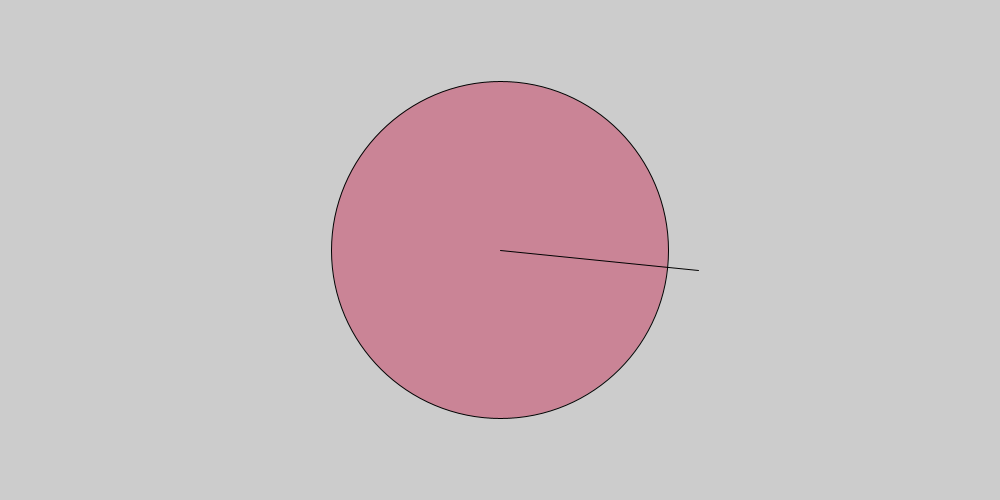
Frame 1 (no input)
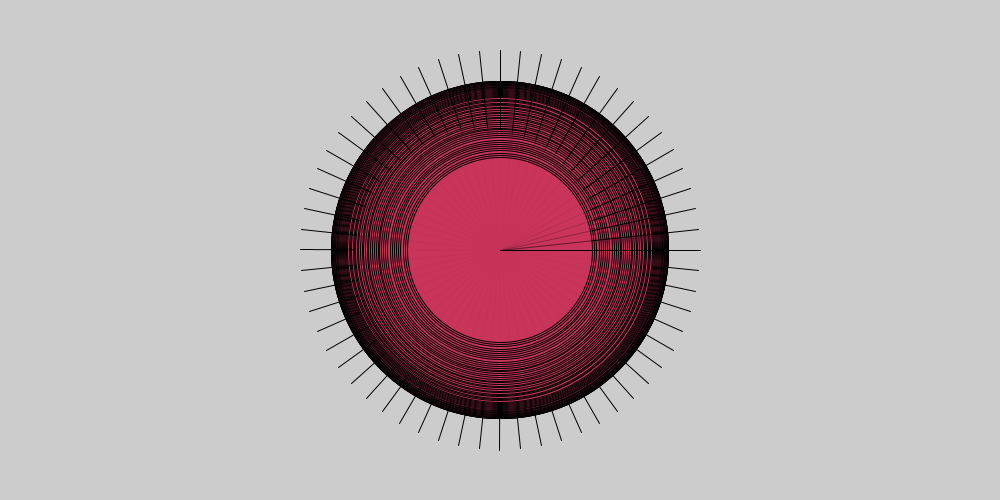
Frame 60 (the mouse pressed at the canvas centre just before this capture)
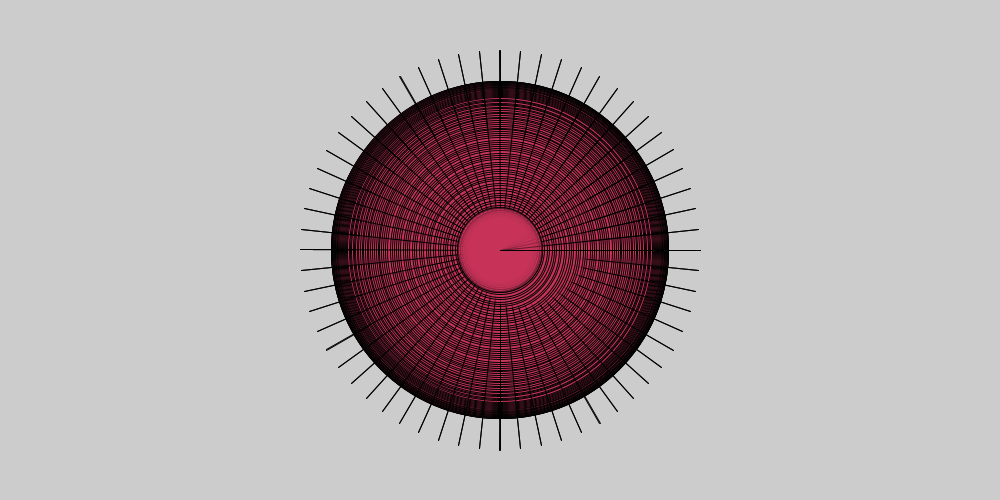
Frame 120 (the mouse held since frame 60 and released just before this capture)

The Processing sketch that drew these frames (run headless with seeded random() and noise(); from frame 60 on, the mouse is pressed at the canvas centre):

// Processing sketch: processing_162673
// ── processing_162673.pde


 
float diameter;
float angle = 0;
 
void setup() {
  size(1000, 500);
  diameter = height - 10;
  stroke(1);
}
 float radius=200;
 float curDeg=0;
void draw() {
   
  float d1 = 5+ (sin(angle) * diameter/2) + diameter/4;
  float d2 = 10 + (sin(angle + PI/2) * diameter/2) + diameter/6;
  float d3 = 10 + (sin(angle + PI) * diameter/2) + diameter/8;
  
   

  fill(200, 50, 90,120);
  ellipse(width/2, height/2, d2, d2);

  translate(width/2, height/2);
  
  curDeg += 6;
  float rad = radians(curDeg);
  float x = radius * cos(rad);
  float y = radius * sin(rad);
  line(0,0,x,y);
   
   
  angle += 0.02;
}
